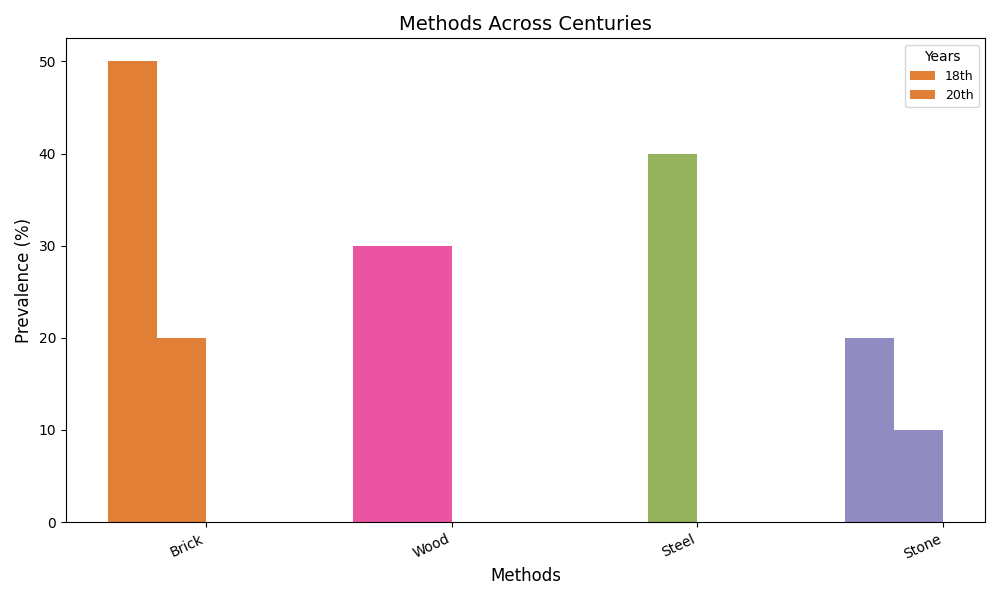

Python code for this plot:
import numpy as np
import matplotlib.pyplot as plt

centuries = ['18th', '20th']
methods = ['Stone', 'Brick', 'Wood', 'Steel']

data = np.array([
    [20, 50, 30, 0],
    [10, 20, 30, 40]
])

method_totals = data.sum(axis=0)
sorted_indices = np.argsort(method_totals)[::-1]
sorted_methods = [methods[i] for i in sorted_indices]
sorted_data = data[:, sorted_indices]

x_pos = np.arange(len(methods))

fig, ax = plt.subplots(figsize=(10, 6))

colors = ['#D95F02', '#E7298A', '#7B9F35', '#7570B3']

for i in range(len(centuries)):
    ax.bar(x_pos + i*0.2, sorted_data[i], width=0.2, color=colors, alpha=0.8, label=centuries[i])

ax.set_xlabel('Methods', fontsize=12)
ax.set_ylabel('Prevalence (%)', fontsize=12)
ax.set_title('Methods Across Centuries', fontsize=14)
ax.set_xticks(x_pos + 0.3)
ax.set_xticklabels(sorted_methods, fontsize=10, rotation=25, ha='right')
ax.legend(title='Years', fontsize=9)

plt.tight_layout()
plt.show()
